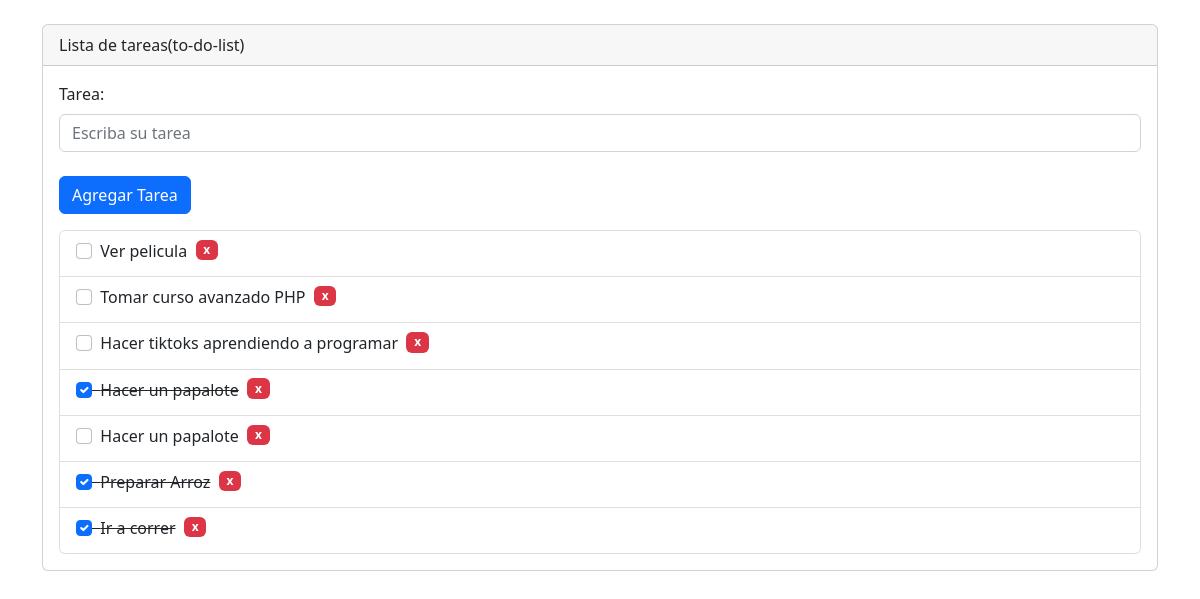
The page / on the database its author committed.
### tables this page shows
CREATE TABLE `tareas` (
  `id` int(11) NOT NULL,
  `tarea` varchar(255) NOT NULL,
  `completado` tinyint(2) NOT NULL
);

### agregarTarea.php (called while the page is built, shortened)
<?php
try{
    $conn = new PDO('mysql:host=127.0.0.1;dbname=tareas','root','');
}catch(PDOException $e){
    echo "error de conexion: ".$e->getMessage();
}
$sql = "SELECT * FROM tareas";
$resultado  = $conn->query($sql);
?>

### index.php (the view, shortened to what this page needs)
<?php
    include("agregarTarea.php");
?>
<!doctype html>
<html lang="es">
<head>
  <link href="https://cdn.jsdelivr.net/npm/bootstrap@5.2.1/dist/css/bootstrap.min.css" rel="stylesheet"
>
</head>
<body>
  <main class = "container">
    <br>
    <div class="card">
        <div class="card-header">
            Lista de tareas(to-do-list)
        </div>
        <div class="card-body">
            <div class="mb-3">
                    <form action="" method="post">
                    <label for="tarea" class="form-label">Tarea:</label>
                    <input type="text"
                       class="form-control" name="tarea" id="tarea" aria-describedby="helpId" placeholder="Escriba su tarea">
                    <br>
                     <input name="agregar_tarea" id="agregar_tarea" class="btn btn-primary" type="submit" value="Agregar Tarea">
                </div>
                <ul class="list-group">
                    <?php foreach($resultado as $tarea){?>
                        <li class="list-group-item">
                        <form action="" method="post">
                            <input class="form-check-input float-start"
                              type="checkbox"
                              name="completado"
                              value="<?php echo $tarea['completado'];?>"
                              id=""
                              onChange="this.form.submit()"
                              <?php echo ($tarea['completado']==1)?'checked':'';?>>
                        </form>
                            <span class = "float-start
                            <?php echo ($tarea['completado']==1)?'subrayado':'';?>">
                            <?php echo $tarea['tarea'];?></span>
                            <h6 class = "float-start">
                                &nbsp; <a href="?id=<?php echo $tarea['id'];?>"><span class = "badge bg-danger"> x </span></A>
                            </h6>
                        </li>
                    <?php } ?>
                </ul>
        </div>
    </div>
  </main>
</body>
</html>

### index.php (style rules this page uses)
.subrayado { text-decoration:line-through; }

### rows shown on the page
tareas: tarea "Ver pelicula"
tareas: tarea "Tomar curso avanzado PHP"
tareas: tarea "Hacer tiktoks aprendiendo a programar"
tareas: completado "☑", tarea "Hacer un papalote"
tareas: tarea "Hacer un papalote"
tareas: completado "☑", tarea "Preparar Arroz"
tareas: completado "☑", tarea "Ir a correr"
